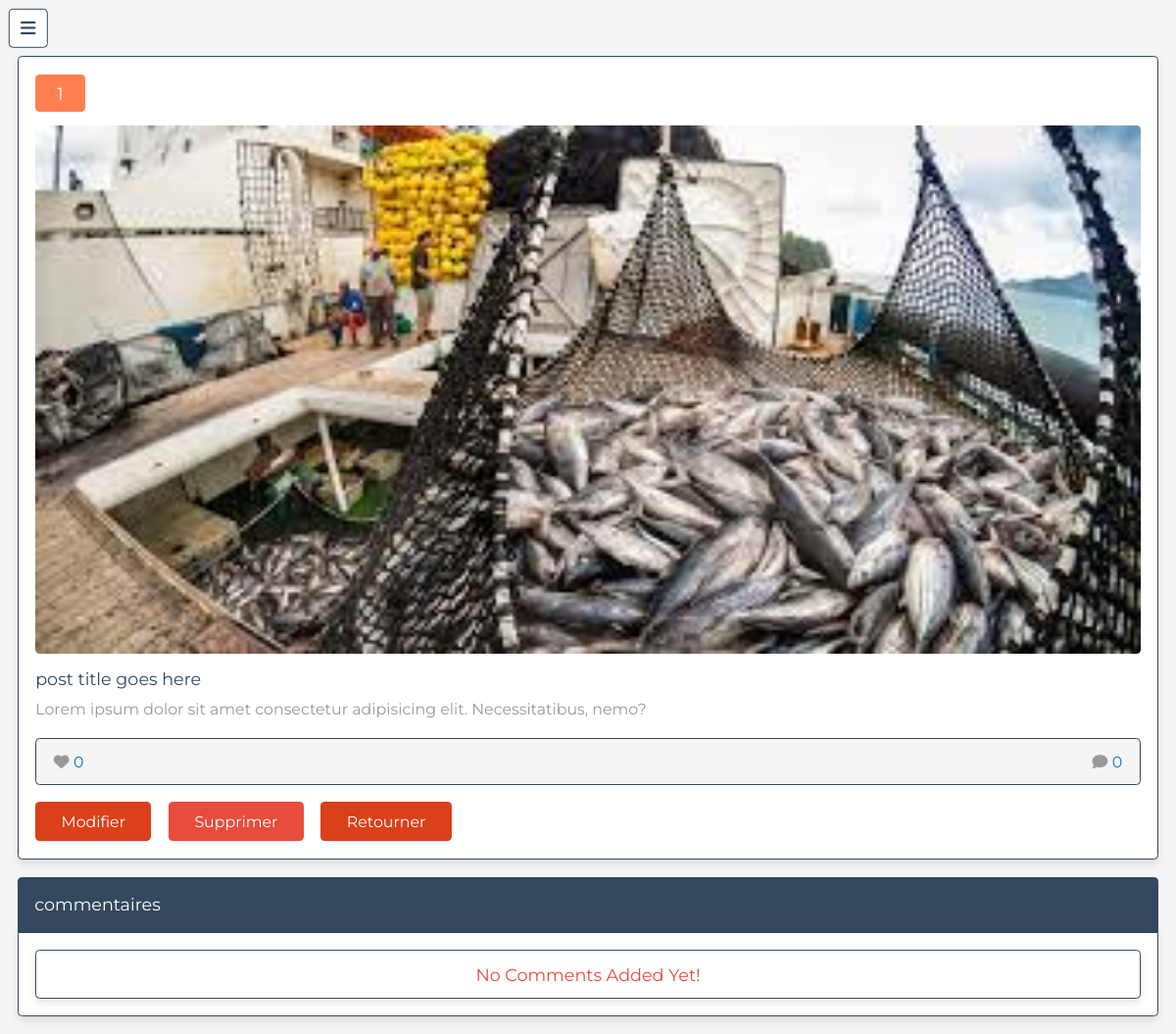
Page /Admin/admin/read_product.php?post_id=2 (signed in) on the committed database.
### tables this page shows
CREATE TABLE `project` (
  `id` int(11) NOT NULL,
  `titre` varchar(50) NOT NULL,
  `prix` int(11) NOT NULL,
  `resume` varchar(200) NOT NULL,
  `position` int(11) NOT NULL,
  `rating` int(2) NOT NULL,
  `image1` varchar(100) NOT NULL,
  `image2` varchar(200) NOT NULL,
  `image3` varchar(200) NOT NULL,
  `image4` varchar(200) NOT NULL,
  `status` int(2) NOT NULL,
  `date` date NOT NULL DEFAULT current_timestamp()
);

### Admin/admin/read_product.php (the view, shortened to what this page needs)
<?php
include '../components/connect.php';
$get_id = $_GET['post_id'];
?>
<!DOCTYPE html>
<html lang="en">
<head>
   <link rel="stylesheet" href="https://cdnjs.cloudflare.com/ajax/libs/font-awesome/6.1.1/css/all.min.css">
   <link rel="stylesheet" href="../css/admin_style.css">
</head>
<body>
<?php include '../components/admin_header.php' ?>
<section class="read-post">
   <?php
      $select_posts = $conn->prepare("SELECT * FROM `project` WHERE id = ?");
      $select_posts->execute([$get_id]);
      if($select_posts->rowCount() > 0){
         while($fetch_posts = $select_posts->fetch(PDO::FETCH_ASSOC)){
            $post_id = $fetch_posts['id'];
            $count_post_comments = $conn->prepare("SELECT * FROM `comments` WHERE post_id = ?");
            $count_post_comments->execute([$post_id]);
            $total_post_comments = $count_post_comments->rowCount();
            $count_post_likes = $conn->prepare("SELECT * FROM `likes` WHERE post_id = ?");
            $count_post_likes->execute([$post_id]);
            $total_post_likes = $count_post_likes->rowCount();
   ?>
   <form method="post">
      <div class="status" style="background-color:<?php if($fetch_posts['status'] == 'active'){echo 'limegreen'; }else{echo 'coral';}; ?>;"><?= $fetch_posts['status']; ?></div>
      <?php if($fetch_posts['image1'] != ''){ ?>
         <img src="../images/<?= $fetch_posts['image1']; ?>" class="image" alt="">
      <?php } ?>
      <div class="title"><?= $fetch_posts['titre']; ?></div>
      <div class="content"><?= $fetch_posts['resume']; ?></div>
      <div class="icons">
         <div class="likes"><i class="fas fa-heart"></i><span><?= $total_post_likes; ?></span></div>
         <div class="comments"><i class="fas fa-comment"></i><span><?= $total_post_comments; ?></span></div>
      </div>
      <div class="flex-btn">
         <a href="edit_product.php?id=<?= $post_id; ?>" class="inline-option-btn">modifier</a>
         <button type="submit" name="delete" class="inline-delete-btn" onclick="return confirm('delete this post?');">supprimer</button>
         <a href="view_product.php" class="inline-option-btn">retourner</a>
      </div>
   </form>
   <?php
         }
      }else{
         echo '<p class="empty">no posts added yet! <a href="add_posts.php" class="btn" style="margin-top:1.5rem;">add post</a></p>';
      }
   ?>
</section>
<section class="comments" style="padding-top: 0;">
   <p class="comment-title">commentaires</p>
   <div class="box-container">
   <?php
         $select_comments = $conn->prepare("SELECT * FROM `comments` WHERE post_id = ?");
         $select_comments->execute([$get_id]);
         if($select_comments->rowCount() > 0){
            while($fetch_comments = $select_comments->fetch(PDO::FETCH_ASSOC)){
      ?>
   <div class="box">
      <div class="user">
         <i class="fas fa-user"></i>
         <div class="user-info">
            <span><?= $fetch_comments['user_name']; ?></span>
            <div><?= $fetch_comments['date']; ?></div>
         </div>
      </div>
      <div class="text"><?= $fetch_comments['comment']; ?></div>
      <form action="" method="POST">
         <input type="hidden" name="comment_id" value="<?= $fetch_comments['id']; ?>">
         <button type="submit" class="inline-delete-btn" name="delete_comment" onclick="return confirm('delete this comment?');">delete comment</button>
      </form>
   </div>
   <?php
         }
      }else{
         echo '<p class="empty">no comments added yet!</p>';
      }
   ?>
   </div>
</section>
</body>
</html>

### Admin/css/admin_style.css (style rules this page uses)
:root { --main-color:#0b76c8; --red:#e74c3c; --orange:#da401a; --black:#34495e; --white:#fff; --light-bg:#f5f5f5; --light-color:#999; --light-co:#78bef3; --border:.2rem solid var(--black); --box-shadow:0 .5rem 1rem rgba(0,0,0,.1); }
* { font-family: 'Montserrat', sans-serif; margin:0; padding:0; box-sizing: border-box; text-decoration: none; outline: none; border:none; }
html { font-size: 62.5%; overflow-x: hidden; }
body { background-color: var(--light-bg); padding-left: 35rem; }
section { max-width: 1200px; margin:0 auto; padding:2rem; }
.btn, .delete-btn, .option-btn, .inline-btn, .inline-option-btn, .inline-delete-btn { margin-top: 1rem; border-radius: .5rem; cursor: pointer; font-size: 1.8rem; color:var(--white); padding:1.2rem 3rem; text-transform: capitalize; text-align: center; }
.inline-btn, .inline-option-btn, .inline-delete-btn { display: inline-block; margin-right: 1rem; }
.inline-delete-btn, .delete-btn { background-color: var(--red); }
.inline-option-btn, .option-btn { background-color: var(--orange); }
.flex-btn { display: flex; gap:1rem; }
.empty { border:var(--border); border-radius: .5rem; background-color: var(--white); padding:1.5rem; text-align: center; width: 100%; font-size: 2rem; text-transform: capitalize; color:var(--red); box-shadow: var(--box-shadow); }
.read-post form { border-radius: .5rem; border:var(--border); padding:2rem; background-color: var(--white); box-shadow: var(--box-shadow); }
.read-post form .status { border-radius: .5rem; padding:1rem 2.5rem; font-size: 2rem; color:var(--white); display: inline-block; }
.read-post form .image { width: 100%; border-radius: .5rem; margin-top: 1.5rem; }
.read-post form .title { color:var(--black); font-size: 2rem; margin-top: 1.5rem; }
.read-post form .content { line-height: 1.5; font-size: 1.8rem; color:var(--light-color); padding:1rem 0; white-space: pre-line; }
.read-post form .icons { display: flex; align-items: center; justify-content: space-between; border-radius: .5rem; border:var(--border); background-color: var(--light-bg); padding:1.5rem 2rem; margin:1rem 0; }
.read-post form .icons div { font-size: 1.8rem; }
.read-post form .icons span { color:var(--main-color); }
.read-post form .icons i { color:var(--light-color); margin-right: .5rem; }
.comments .comment-title { border-top-right-radius: .5rem; border-top-left-radius: .5rem; background-color: var(--black); padding:2rem; color:var(--white); font-size: 2rem; }
.comments .box-container { border-bottom-right-radius: .5rem; border-bottom-left-radius: .5rem; background-color: var(--white); box-shadow: var(--box-shadow); border:var(--border); padding:2rem; display: grid; gap:2rem; }
@media (max-width:1200px) { html { font-size: 55%; } }
@media (max-width:1200px) { body { padding-left: 0; } }

### rows in the picture
project: status "1", image1 (picture), titre "post title goes here", resume "Lorem ipsum dolor sit amet consectetur adipisicing elit. Necessitatibus, nemo?", total_post_likes "0", total_post_comments "0"
